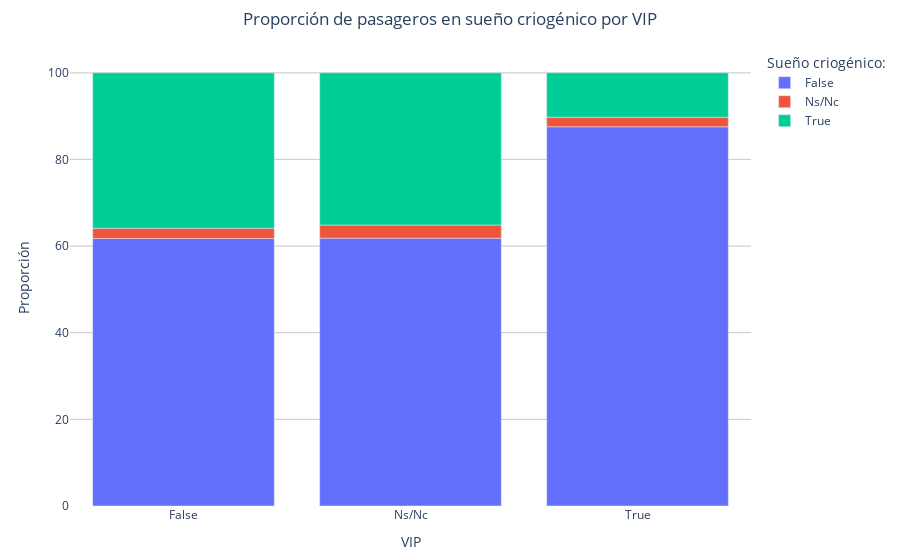

Source (notebook cell):
### Markdown cell above
Las 2 clases tienen prácticamente la misma representación en clientes VIP y no VIP.

### Code cell
tmp = data.groupby(['CryoSleep','VIP']).count().iloc[:,0]
tmp.name = 'Count'
df = tmp.to_frame().reset_index()
df['Núm. pasajeros'] = df.Count

fig = px.bar(df, x="VIP", y="Count", color="CryoSleep", hover_data={'VIP':False, 'CryoSleep':False, 'Núm. pasajeros':True}, labels={"Count": "Proporción"})
fig.update_layout(plot_bgcolor='white',
                  hovermode="closest",
                  legend={'title_text':'Sueño criogénico:'},
                  title={'text': 'Proporción de pasajeros en sueño criogénico por VIP', 'x': 0.5},
                  margin={'l':70, 'r':140, 't':50, 'b':50},
                  barnorm='percent')
fig.update_xaxes(showgrid=False)
fig.update_yaxes(showgrid=True, gridwidth=1.2, gridcolor='#d1d1d1')
fig.show()

### Figure 1 — Plotly figure (JSON) as saved in the notebook; plotly's stock layout.template omitted (floating-point values rounded to 4 significant figures)
{"data": [{"alignmentgroup": "True", "customdata": [["False", 7657], ["False", 183], ["False", 239]], "hovertemplate": "Proporción=%{y}<br>Núm. pasageros=%{customdata[1]}<extra></extra>", "legendgroup": "False", "marker": {"color": "#636efa", "pattern": {"shape": ""}}, "name": "False", "offsetgroup": "False", "orientation": "v", "showlegend": true, "textposition": "auto", "type": "bar", "x": ["False", "Ns/Nc", "True"], "xaxis": "x", "y": [7657, 183, 239], "yaxis": "y"}, {"alignmentgroup": "True", "customdata": [["Ns/Nc", 295], ["Ns/Nc", 9], ["Ns/Nc", 6]], "hovertemplate": "Proporción=%{y}<br>Núm. pasageros=%{customdata[1]}<extra></extra>", "legendgroup": "Ns/Nc", "marker": {"color": "#EF553B", "pattern": {"shape": ""}}, "name": "Ns/Nc", "offsetgroup": "Ns/Nc", "orientation": "v", "showlegend": true, "textposition": "auto", "type": "bar", "x": ["False", "Ns/Nc", "True"], "xaxis": "x", "y": [295, 9, 6], "yaxis": "y"}, {"alignmentgroup": "True", "customdata": [["True", 4449], ["True", 104], ["True", 28]], "hovertemplate": "Proporción=%{y}<br>Núm. pasageros=%{customdata[1]}<extra></extra>", "legendgroup": "True", "marker": {"color": "#00cc96", "pattern": {"shape": ""}}, "name": "True", "offsetgroup": "True", "orientation": "v", "showlegend": true, "textposition": "auto", "type": "bar", "x": ["False", "Ns/Nc", "True"], "xaxis": "x", "y": [4449, 104, 28], "yaxis": "y"}], "layout": {"autosize": true, "barmode": "relative", "barnorm": "percent", "hovermode": "closest", "legend": {"title": {"text": "Sueño criogénico:"}, "tracegroupgap": 0}, "margin": {"b": 50, "l": 70, "r": 140, "t": 50}, "plot_bgcolor": "white", "title": {"text": "Proporción de pasageros en sueño criogénico por VIP", "x": 0.5}, "xaxis": {"anchor": "y", "autorange": true, "domain": [0, 1], "range": [-0.5, 2.5], "showgrid": false, "title": {"text": "VIP"}, "type": "category"}, "yaxis": {"anchor": "x", "autorange": true, "domain": [0, 1], "gridcolor": "#d1d1d1", "gridwidth": 1.2, "range": [0, 105.3], "showgrid": true, "title": {"text": "Proporción"}, "type": "linear"}}}
